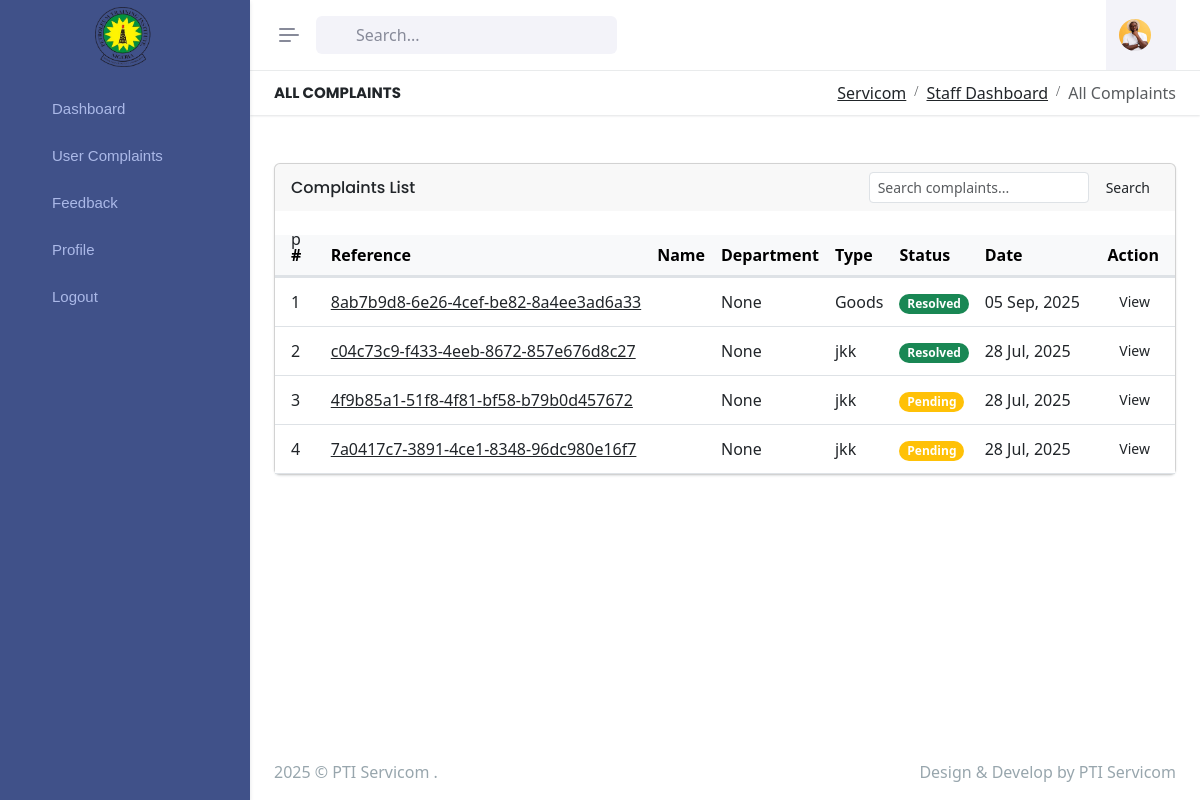
Page /staff/complaints/ (signed in) on the earlier database version.
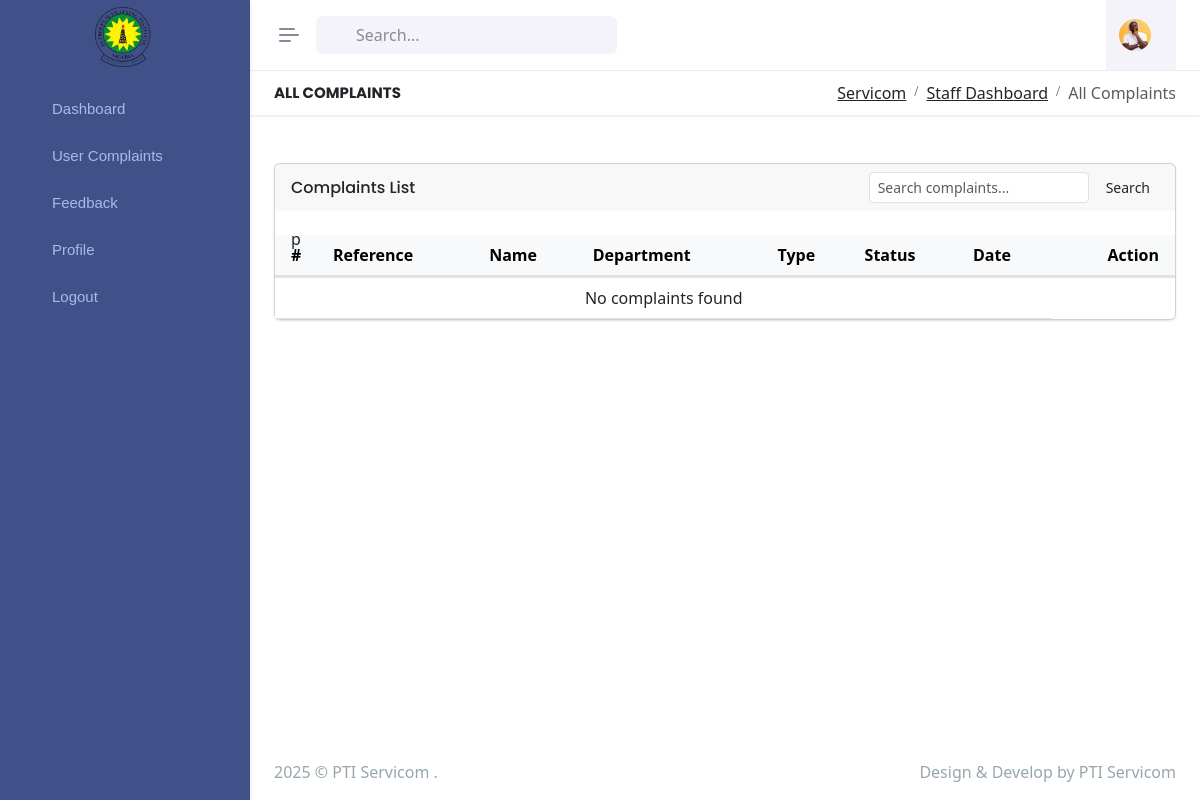
Same page on the later database version.
### servicom/models.py (models this page shows, shortened)
class Complaint(models.Model):
    STATUS_CHOICES = [
        ('pending', 'Pending'),
        ('in_progress', 'In Progress'),
        ('resolved', 'Resolved'),
        ('rejected', 'Rejected'),
    ]
    TYPE_CHOICES = [
        ('services', 'Services'),
        ('goods', 'Goods'),
    ]
    reference = models.UUIDField(default=uuid.uuid4, editable=False, unique=True)
    profile = models.ForeignKey(Profile, on_delete=models.SET_NULL, null=True, blank=True)
    type = models.CharField(max_length=100, choices = TYPE_CHOICES, null = True)
    description = models.TextField()
    department = models.ForeignKey(Department, on_delete=models.SET_NULL, null=True, blank=True)
    status = models.CharField(max_length=20, choices=STATUS_CHOICES, default='pending')
    file = models.FileField(upload_to='complaints/', blank=True, null=True)
    resolved_details = models.TextField(null = True, help_text = "Enter the details of how issue was resolved", blank = True)
    created_at = models.DateTimeField(default=timezone.now)
    updated_at = models.DateTimeField(auto_now=True)

### servicom/views.py (the view)
# urls.py: path('staff/complaints/', views.staff_view_all_complaints, name='staff_view_all_complaints'),
@login_required
def staff_view_all_complaints(request):
    staff_profile = Profile.objects.get(user=request.user)
    complaints = Complaint.objects.filter(department=staff_profile.department).order_by('-created_at')
    total_complaints = Complaint.objects.count()
    pending_complaints = Complaint.objects.filter(status='pending').count()
    in_progress_complaints = Complaint.objects.filter(status='in_progress').count()
    resolved_complaints = Complaint.objects.filter(status='resolved').count()
    staff_profile = Profile.objects.get(user=request.user)
    context = {
        'complaints': complaints,
        'total_complaints': total_complaints,
        'pending_complaints': pending_complaints,
        'in_progress_complaints': in_progress_complaints,
        'resolved_complaints': resolved_complaints,
        'staff_profile': staff_profile
    }
    return render(request, 'dashboard/staff_view_all_complaints.html', context)

### templates/dashboard/staff_view_all_complaints.html (shortened to what the changed rows need)
{% extends 'dashboard/base.html' %}
{% block content %}
<div class="main-content">
    <div class="page-content">
        <div class="container-fluid">
            <div class="row mt-4">
                <div class="col-lg-12">
                    <div class="card">
                        <div class="card-body">p
                            <div class="table-responsive table-card">
                                <table class="table align-middle table-nowrap mb-0">
                                    <thead class="table-light">
                                        <tr>
                                            <th scope="col" style="width: 50px;">#</th>
                                            <th scope="col">Reference</th>
                                            <th scope="col">Name</th>
                                            <th scope="col">Department</th>
                                            <th scope="col">Type</th>
                                            <th scope="col">Status</th>
                                            <th scope="col">Date</th>
                                            <th scope="col" class="text-end">Action</th>
                                        </tr>
                                    </thead>
                                    <tbody>
                                        {% for complaint in complaints %}
                                        <tr>
                                            <td scope="row">{{ forloop.counter }}</td>
                                            <td>
                                                <a href="{% url 'staff_view_complaint' complaint.reference %}" class="text-body fw-medium">{{ complaint.reference }}</a>
                                            </td>
                                            <td>{{ complaint.profile.user.first_name }} {{ complaint.profile.user.last_name }}</td>
                                            <td>{{ complaint.department }}</td>
                                            <td>{{ complaint.get_type_display }}</td>
                                            <td>
                                                <span class="badge {% if complaint.status == 'pending' %}bg-warning{% elif complaint.status == 'in_progress' %}bg-info{% elif complaint.status == 'resolved' %}bg-success{% else %}bg-danger{% endif %} rounded-pill">{{ complaint.get_status_display }}</span>
                                            </td>
                                            <td>{{ complaint.created_at|date:"d M, Y" }}</td>
                                            <td class="text-end">
                                                <a href="{% url 'staff_view_complaint' complaint.reference %}" class="btn btn-sm btn-soft-primary">
                                                    <i class="ri-eye-line"></i> View
                                                </a>
                                            </td>
                                        </tr>
                                        {% empty %}
                                        <tr>
                                            <td colspan="7" class="text-center">No complaints found</td>
                                        </tr>
                                        {% endfor %}
                                    </tbody>
                                </table>
                            </div>
                        </div>
                    </div>
                </div>
            </div>
        </div>
    </div>
</div>
{% endblock %}

Differences in the rows shown:
removed Complaint: reference "8ab7b9d8-6e26-4cef-be82-8a4ee3ad6a33", department "None", type "Goods", status "Resolved", created_at "05 Sep, 2025"
removed Complaint: reference "c04c73c9-f433-4eeb-8672-857e676d8c27", department "None", type "jkk", status "Resolved", created_at "28 Jul, 2025"
removed Complaint: reference "4f9b85a1-51f8-4f81-bf58-b79b0d457672", department "None", type "jkk", status "Pending", created_at "28 Jul, 2025"
removed Complaint: reference "7a0417c7-3891-4ce1-8348-96dc980e16f7", department "None", type "jkk", status "Pending", created_at "28 Jul, 2025"
Other differences:
text now shown: "No complaints found"
